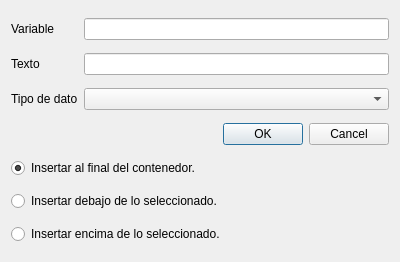
<?xml version="1.0" encoding="UTF-8"?>
<ui version="4.0">
 <class>Dialog</class>
 <widget class="QDialog" name="Dialog">
  <property name="geometry">
   <rect>
    <x>0</x>
    <y>0</y>
    <width>400</width>
    <height>262</height>
   </rect>
  </property>
  <property name="windowTitle">
   <string>Erdos</string>
  </property>
  <property name="modal">
   <bool>false</bool>
  </property>
  <layout class="QGridLayout" name="gridLayout">
   <item row="1" column="1">
    <widget class="QLineEdit" name="texto_text"/>
   </item>
   <item row="4" column="0" colspan="2">
    <widget class="QDialogButtonBox" name="buttonBox">
     <property name="orientation">
      <enum>Qt::Horizontal</enum>
     </property>
     <property name="standardButtons">
      <set>QDialogButtonBox::Cancel|QDialogButtonBox::Ok</set>
     </property>
    </widget>
   </item>
   <item row="5" column="0" colspan="2">
    <widget class="QRadioButton" name="radioButton">
     <property name="text">
      <string>Insertar al final del contenedor.</string>
     </property>
     <property name="checked">
      <bool>true</bool>
     </property>
    </widget>
   </item>
   <item row="6" column="0" colspan="2">
    <widget class="QRadioButton" name="radioButton_2">
     <property name="text">
      <string>Insertar debajo de lo seleccionado.</string>
     </property>
    </widget>
   </item>
   <item row="7" column="0" colspan="2">
    <widget class="QRadioButton" name="radioButton_3">
     <property name="text">
      <string>Insertar encima de lo seleccionado.</string>
     </property>
    </widget>
   </item>
   <item row="0" column="0">
    <widget class="QLabel" name="label">
     <property name="text">
      <string>Variable</string>
     </property>
    </widget>
   </item>
   <item row="0" column="1">
    <widget class="QLineEdit" name="variable_text"/>
   </item>
   <item row="1" column="0">
    <widget class="QLabel" name="label_2">
     <property name="text">
      <string>Texto</string>
     </property>
    </widget>
   </item>
   <item row="3" column="0">
    <widget class="QLabel" name="label_3">
     <property name="text">
      <string>Tipo de dato</string>
     </property>
    </widget>
   </item>
   <item row="3" column="1">
    <widget class="QComboBox" name="comboBox"/>
   </item>
  </layout>
 </widget>
 <tabstops>
  <tabstop>variable_text</tabstop>
  <tabstop>texto_text</tabstop>
  <tabstop>buttonBox</tabstop>
 </tabstops>
 <resources/>
 <connections>
  <connection>
   <sender>buttonBox</sender>
   <signal>accepted()</signal>
   <receiver>Dialog</receiver>
   <slot>accept()</slot>
   <hints>
    <hint type="sourcelabel">
     <x>248</x>
     <y>254</y>
    </hint>
    <hint type="destinationlabel">
     <x>157</x>
     <y>274</y>
    </hint>
   </hints>
  </connection>
  <connection>
   <sender>buttonBox</sender>
   <signal>rejected()</signal>
   <receiver>Dialog</receiver>
   <slot>reject()</slot>
   <hints>
    <hint type="sourcelabel">
     <x>316</x>
     <y>260</y>
    </hint>
    <hint type="destinationlabel">
     <x>286</x>
     <y>274</y>
    </hint>
   </hints>
  </connection>
 </connections>
</ui>
